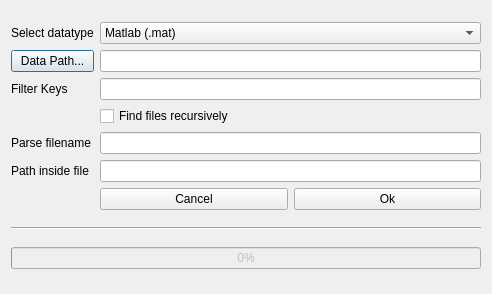
<?xml version="1.0" encoding="UTF-8"?>
<ui version="4.0">
 <class>DataLoad</class>
 <widget class="QDialog" name="DataLoad">
  <property name="geometry">
   <rect>
    <x>0</x>
    <y>0</y>
    <width>492</width>
    <height>294</height>
   </rect>
  </property>
  <property name="windowTitle">
   <string>Load Data</string>
  </property>
  <layout class="QVBoxLayout" name="verticalLayout">
   <item>
    <layout class="QGridLayout" name="gridLayout">
     <item row="5" column="0">
      <widget class="QLabel" name="label_3">
       <property name="text">
        <string>Parse filename</string>
       </property>
      </widget>
     </item>
     <item row="6" column="0">
      <widget class="QLabel" name="label_4">
       <property name="text">
        <string>Path inside file</string>
       </property>
      </widget>
     </item>
     <item row="5" column="1">
      <widget class="QLineEdit" name="parseFnameLineEdit"/>
     </item>
     <item row="3" column="0">
      <widget class="QLabel" name="label_2">
       <property name="text">
        <string>Filter Keys</string>
       </property>
      </widget>
     </item>
     <item row="0" column="1">
      <widget class="QComboBox" name="fileTypeComboBox">
       <item>
        <property name="text">
         <string>Matlab (.mat)</string>
        </property>
       </item>
       <item>
        <property name="text">
         <string>HDF5 (.h5)</string>
        </property>
       </item>
      </widget>
     </item>
     <item row="0" column="0">
      <widget class="QLabel" name="label">
       <property name="text">
        <string>Select datatype</string>
       </property>
      </widget>
     </item>
     <item row="4" column="1">
      <widget class="QCheckBox" name="pathRecursiveCheckBox">
       <property name="text">
        <string>Find files recursively</string>
       </property>
      </widget>
     </item>
     <item row="2" column="0">
      <widget class="QPushButton" name="pathDataButton">
       <property name="text">
        <string>Data Path...</string>
       </property>
      </widget>
     </item>
     <item row="6" column="1">
      <widget class="QLineEdit" name="fileStructureLineEdit"/>
     </item>
     <item row="3" column="1">
      <widget class="QLineEdit" name="pathFilterKeysLineEdit"/>
     </item>
     <item row="2" column="1">
      <widget class="QLineEdit" name="pathDataLineEdit"/>
     </item>
     <item row="7" column="1">
      <layout class="QHBoxLayout" name="horizontalLayout">
       <item>
        <widget class="QPushButton" name="dataLoadCancelButton">
         <property name="text">
          <string>Cancel</string>
         </property>
        </widget>
       </item>
       <item>
        <widget class="QPushButton" name="dataLoadOkButton">
         <property name="text">
          <string>Ok</string>
         </property>
        </widget>
       </item>
      </layout>
     </item>
    </layout>
   </item>
   <item>
    <widget class="Line" name="line">
     <property name="orientation">
      <enum>Qt::Horizontal</enum>
     </property>
    </widget>
   </item>
   <item>
    <widget class="QProgressBar" name="loadDataProgressBar">
     <property name="enabled">
      <bool>false</bool>
     </property>
     <property name="value">
      <number>0</number>
     </property>
    </widget>
   </item>
  </layout>
 </widget>
 <resources/>
 <connections/>
</ui>
